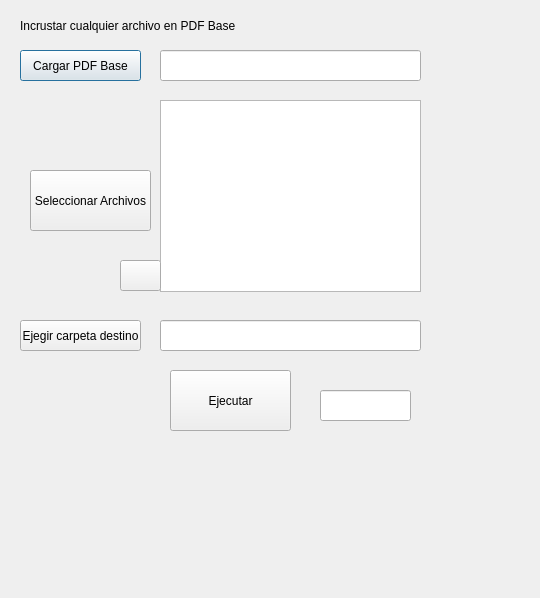
<?xml version="1.0" encoding="UTF-8"?>
<ui version="4.0">
 <class>Dialog</class>
 <widget class="QDialog" name="Dialog">
  <property name="geometry">
   <rect>
    <x>0</x>
    <y>0</y>
    <width>540</width>
    <height>598</height>
   </rect>
  </property>
  <property name="windowTitle">
   <string>Dialog</string>
  </property>
  <widget class="QPushButton" name="pushButton_cargar_pdf_base">
   <property name="geometry">
    <rect>
     <x>20</x>
     <y>50</y>
     <width>121</width>
     <height>31</height>
    </rect>
   </property>
   <property name="text">
    <string>Cargar PDF Base</string>
   </property>
  </widget>
  <widget class="QPushButton" name="pushButton_seleccionar_archivos">
   <property name="geometry">
    <rect>
     <x>30</x>
     <y>170</y>
     <width>121</width>
     <height>61</height>
    </rect>
   </property>
   <property name="text">
    <string>Seleccionar Archivos</string>
   </property>
  </widget>
  <widget class="QPushButton" name="pushButton_elegir_Carpeta_destino">
   <property name="geometry">
    <rect>
     <x>20</x>
     <y>320</y>
     <width>121</width>
     <height>31</height>
    </rect>
   </property>
   <property name="text">
    <string>Ejegir carpeta destino</string>
   </property>
  </widget>
  <widget class="FileDropListWidget" name="listWidget_archivos_seleccionados">
   <property name="geometry">
    <rect>
     <x>160</x>
     <y>100</y>
     <width>261</width>
     <height>192</height>
    </rect>
   </property>
   <property name="acceptDrops">
    <bool>true</bool>
   </property>
  </widget>
  <widget class="QLineEdit" name="lineEdit_cargar_pdf_base">
   <property name="geometry">
    <rect>
     <x>160</x>
     <y>50</y>
     <width>261</width>
     <height>31</height>
    </rect>
   </property>
  </widget>
  <widget class="QLineEdit" name="lineEdit_carpeta_destino_elegida">
   <property name="geometry">
    <rect>
     <x>160</x>
     <y>320</y>
     <width>261</width>
     <height>31</height>
    </rect>
   </property>
  </widget>
  <widget class="QPushButton" name="pushButton_ejecutar_programa">
   <property name="geometry">
    <rect>
     <x>170</x>
     <y>370</y>
     <width>121</width>
     <height>61</height>
    </rect>
   </property>
   <property name="text">
    <string>Ejecutar</string>
   </property>
  </widget>
  <widget class="QLineEdit" name="lineEdit_indicar_trabajo_terminado">
   <property name="geometry">
    <rect>
     <x>320</x>
     <y>390</y>
     <width>91</width>
     <height>31</height>
    </rect>
   </property>
  </widget>
  <widget class="QLabel" name="label">
   <property name="geometry">
    <rect>
     <x>30</x>
     <y>380</y>
     <width>101</width>
     <height>51</height>
    </rect>
   </property>
   <property name="text">
    <string/>
   </property>
   <property name="pixmap">
    <pixmap>img/cesel.png</pixmap>
   </property>
   <property name="scaledContents">
    <bool>true</bool>
   </property>
  </widget>
  <widget class="QLabel" name="label_2">
   <property name="geometry">
    <rect>
     <x>20</x>
     <y>10</y>
     <width>361</width>
     <height>31</height>
    </rect>
   </property>
   <property name="text">
    <string>Incrustar cualquier archivo en PDF Base</string>
   </property>
  </widget>
  <widget class="QPushButton" name="pushButton_clear1">
   <property name="geometry">
    <rect>
     <x>120</x>
     <y>260</y>
     <width>41</width>
     <height>31</height>
    </rect>
   </property>
   <property name="text">
    <string/>
   </property>
   <property name="icon">
    <iconset>
     <normaloff>img/trash1.png</normaloff>img/trash1.png</iconset>
   </property>
  </widget>
 </widget>
 <customwidgets>
  <customwidget>
   <class>FileDropListWidget</class>
   <extends>QListWidget</extends>
   <header>cesel_attachpdf_3</header>
  </customwidget>
 </customwidgets>
 <resources/>
 <connections/>
</ui>
